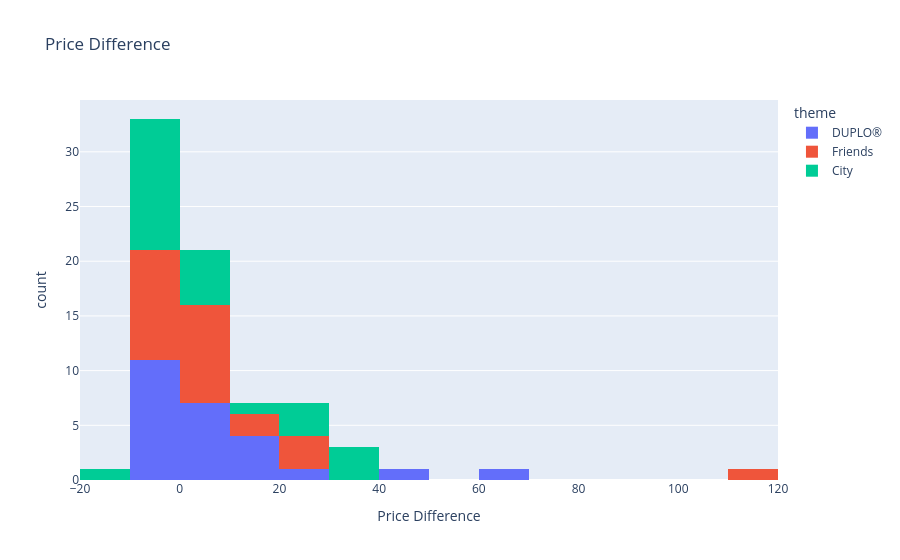

The code cell stored with this chart in its notebook:
### Code cell
fig=px.histogram(
    DF,
    x='Price Difference', color='theme',
    title='Price Difference')
fig.show()

### Figure 1 — Plotly figure (JSON) as saved in the notebook; plotly's stock layout.template omitted (floating-point values rounded to 4 significant figures)
{"data": [{"bingroup": "x", "hovertemplate": "theme=DUPLO®<br>Price Difference=%{x}<br>count=%{y}<extra></extra>", "legendgroup": "DUPLO®", "marker": {"color": "#636efa", "pattern": {"shape": ""}}, "name": "DUPLO®", "orientation": "v", "showlegend": true, "type": "histogram", "x": [11.01, 4.46, 24.9, 6.7, 17.0, 0.0, -3.0, 8.96, 44.51, 69.0, -2.0, -0.44, -3.99, -2.0, 11.12, 0.0, 13.28, -2.0, -3.0, -0.7, -3.0, 0.0, -1.0, -5.0, 0.0], "xaxis": "x", "yaxis": "y"}, {"bingroup": "x", "hovertemplate": "theme=Friends<br>Price Difference=%{x}<br>count=%{y}<extra></extra>", "legendgroup": "Friends", "marker": {"color": "#EF553B", "pattern": {"shape": ""}}, "name": "Friends", "orientation": "v", "showlegend": true, "type": "histogram", "x": [25.41, 25.96, 23.89, 115.0, 4.01, 7.0, 10.65, 3.96, -4.0, -7.0, -9.99, 11.28, -8.32, 7.0, 0.0, -1.46, -1.0, 8.94, 7.98, 5.33, 0.0, -0.04, -0.04, -0.04, -0.04], "xaxis": "x", "yaxis": "y"}, {"bingroup": "x", "hovertemplate": "theme=City<br>Price Difference=%{x}<br>count=%{y}<extra></extra>", "legendgroup": "City", "marker": {"color": "#00cc96", "pattern": {"shape": ""}}, "name": "City", "orientation": "v", "showlegend": true, "type": "histogram", "x": [23.9, 6.5, 24.76, 36.0, 39.96, 12.0, 30.0, -8.53, 3.84, -13.99, -6.0, -1.0, -3.99, 24.81, -8.0, -4.01, -7.25, 0.0, -6.01, -1.0, -1.0, -4.0, 0.0, 0.0, -2.0], "xaxis": "x", "yaxis": "y"}], "layout": {"barmode": "relative", "legend": {"title": {"text": "theme"}, "tracegroupgap": 0}, "title": {"text": "Price Difference"}, "xaxis": {"anchor": "y", "domain": [0, 1], "title": {"text": "Price Difference"}}, "yaxis": {"anchor": "x", "domain": [0, 1], "title": {"text": "count"}}}}
